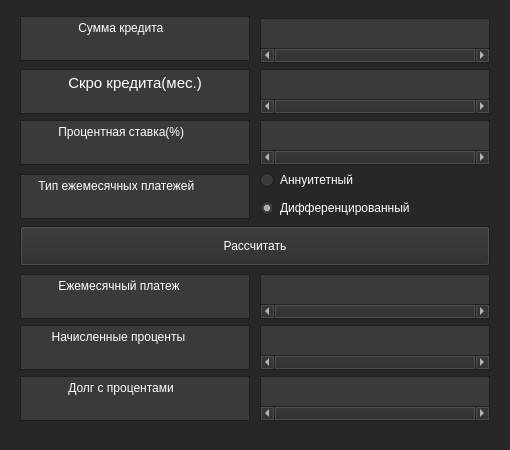
<?xml version="1.0" encoding="UTF-8"?>
<ui version="4.0">
 <class>CreditWindow</class>
 <widget class="QWidget" name="CreditWindow">
  <property name="geometry">
   <rect>
    <x>0</x>
    <y>0</y>
    <width>510</width>
    <height>450</height>
   </rect>
  </property>
  <property name="minimumSize">
   <size>
    <width>510</width>
    <height>450</height>
   </size>
  </property>
  <property name="maximumSize">
   <size>
    <width>510</width>
    <height>450</height>
   </size>
  </property>
  <property name="palette">
   <palette>
    <active>
     <colorrole role="WindowText">
      <brush brushstyle="SolidPattern">
       <color alpha="255">
        <red>255</red>
        <green>255</green>
        <blue>255</blue>
       </color>
      </brush>
     </colorrole>
     <colorrole role="Button">
      <brush brushstyle="SolidPattern">
       <color alpha="255">
        <red>42</red>
        <green>42</green>
        <blue>42</blue>
       </color>
      </brush>
     </colorrole>
     <colorrole role="Light">
      <brush brushstyle="SolidPattern">
       <color alpha="255">
        <red>0</red>
        <green>0</green>
        <blue>0</blue>
       </color>
      </brush>
     </colorrole>
     <colorrole role="Text">
      <brush brushstyle="SolidPattern">
       <color alpha="255">
        <red>255</red>
        <green>255</green>
        <blue>255</blue>
       </color>
      </brush>
     </colorrole>
     <colorrole role="ButtonText">
      <brush brushstyle="SolidPattern">
       <color alpha="255">
        <red>255</red>
        <green>255</green>
        <blue>255</blue>
       </color>
      </brush>
     </colorrole>
     <colorrole role="Base">
      <brush brushstyle="SolidPattern">
       <color alpha="255">
        <red>58</red>
        <green>58</green>
        <blue>58</blue>
       </color>
      </brush>
     </colorrole>
     <colorrole role="Window">
      <brush brushstyle="SolidPattern">
       <color alpha="255">
        <red>39</red>
        <green>39</green>
        <blue>39</blue>
       </color>
      </brush>
     </colorrole>
     <colorrole role="Highlight">
      <brush brushstyle="SolidPattern">
       <color alpha="255">
        <red>192</red>
        <green>28</green>
        <blue>40</blue>
       </color>
      </brush>
     </colorrole>
     <colorrole role="AlternateBase">
      <brush brushstyle="SolidPattern">
       <color alpha="255">
        <red>0</red>
        <green>0</green>
        <blue>0</blue>
       </color>
      </brush>
     </colorrole>
     <colorrole role="PlaceholderText">
      <brush brushstyle="SolidPattern">
       <color alpha="255">
        <red>255</red>
        <green>255</green>
        <blue>255</blue>
       </color>
      </brush>
     </colorrole>
    </active>
    <inactive>
     <colorrole role="WindowText">
      <brush brushstyle="SolidPattern">
       <color alpha="255">
        <red>255</red>
        <green>255</green>
        <blue>255</blue>
       </color>
      </brush>
     </colorrole>
     <colorrole role="Button">
      <brush brushstyle="SolidPattern">
       <color alpha="255">
        <red>42</red>
        <green>42</green>
        <blue>42</blue>
       </color>
      </brush>
     </colorrole>
     <colorrole role="Light">
      <brush brushstyle="SolidPattern">
       <color alpha="255">
        <red>0</red>
        <green>0</green>
        <blue>0</blue>
       </color>
      </brush>
     </colorrole>
     <colorrole role="Text">
      <brush brushstyle="SolidPattern">
       <color alpha="255">
        <red>255</red>
        <green>255</green>
        <blue>255</blue>
       </color>
      </brush>
     </colorrole>
     <colorrole role="ButtonText">
      <brush brushstyle="SolidPattern">
       <color alpha="255">
        <red>255</red>
        <green>255</green>
        <blue>255</blue>
       </color>
      </brush>
     </colorrole>
     <colorrole role="Base">
      <brush brushstyle="SolidPattern">
       <color alpha="255">
        <red>58</red>
        <green>58</green>
        <blue>58</blue>
       </color>
      </brush>
     </colorrole>
     <colorrole role="Window">
      <brush brushstyle="SolidPattern">
       <color alpha="255">
        <red>39</red>
        <green>39</green>
        <blue>39</blue>
       </color>
      </brush>
     </colorrole>
     <colorrole role="Highlight">
      <brush brushstyle="SolidPattern">
       <color alpha="255">
        <red>192</red>
        <green>28</green>
        <blue>40</blue>
       </color>
      </brush>
     </colorrole>
     <colorrole role="AlternateBase">
      <brush brushstyle="SolidPattern">
       <color alpha="255">
        <red>0</red>
        <green>0</green>
        <blue>0</blue>
       </color>
      </brush>
     </colorrole>
     <colorrole role="PlaceholderText">
      <brush brushstyle="SolidPattern">
       <color alpha="255">
        <red>255</red>
        <green>255</green>
        <blue>255</blue>
       </color>
      </brush>
     </colorrole>
    </inactive>
    <disabled>
     <colorrole role="WindowText">
      <brush brushstyle="SolidPattern">
       <color alpha="255">
        <red>190</red>
        <green>190</green>
        <blue>190</blue>
       </color>
      </brush>
     </colorrole>
     <colorrole role="Button">
      <brush brushstyle="SolidPattern">
       <color alpha="255">
        <red>42</red>
        <green>42</green>
        <blue>42</blue>
       </color>
      </brush>
     </colorrole>
     <colorrole role="Light">
      <brush brushstyle="SolidPattern">
       <color alpha="255">
        <red>0</red>
        <green>0</green>
        <blue>0</blue>
       </color>
      </brush>
     </colorrole>
     <colorrole role="Text">
      <brush brushstyle="SolidPattern">
       <color alpha="255">
        <red>190</red>
        <green>190</green>
        <blue>190</blue>
       </color>
      </brush>
     </colorrole>
     <colorrole role="ButtonText">
      <brush brushstyle="SolidPattern">
       <color alpha="255">
        <red>190</red>
        <green>190</green>
        <blue>190</blue>
       </color>
      </brush>
     </colorrole>
     <colorrole role="Base">
      <brush brushstyle="SolidPattern">
       <color alpha="255">
        <red>39</red>
        <green>39</green>
        <blue>39</blue>
       </color>
      </brush>
     </colorrole>
     <colorrole role="Window">
      <brush brushstyle="SolidPattern">
       <color alpha="255">
        <red>39</red>
        <green>39</green>
        <blue>39</blue>
       </color>
      </brush>
     </colorrole>
     <colorrole role="Highlight">
      <brush brushstyle="SolidPattern">
       <color alpha="255">
        <red>145</red>
        <green>145</green>
        <blue>145</blue>
       </color>
      </brush>
     </colorrole>
     <colorrole role="AlternateBase">
      <brush brushstyle="SolidPattern">
       <color alpha="255">
        <red>0</red>
        <green>0</green>
        <blue>0</blue>
       </color>
      </brush>
     </colorrole>
     <colorrole role="PlaceholderText">
      <brush brushstyle="SolidPattern">
       <color alpha="255">
        <red>255</red>
        <green>255</green>
        <blue>255</blue>
       </color>
      </brush>
     </colorrole>
    </disabled>
   </palette>
  </property>
  <property name="windowTitle">
   <string>Credit</string>
  </property>
  <property name="windowIcon">
   <iconset resource="../icon.qrc">
    <normaloff>:/icons/Calculator.ico</normaloff>:/icons/Calculator.ico</iconset>
  </property>
  <widget class="QWidget" name="gridLayoutWidget">
   <property name="geometry">
    <rect>
     <x>20</x>
     <y>10</y>
     <width>472</width>
     <height>421</height>
    </rect>
   </property>
   <layout class="QGridLayout" name="gridLayout">
    <property name="leftMargin">
     <number>0</number>
    </property>
    <property name="horizontalSpacing">
     <number>10</number>
    </property>
    <property name="verticalSpacing">
     <number>0</number>
    </property>
    <item row="2" column="0">
     <widget class="QPlainTextEdit" name="InterestRate">
      <property name="minimumSize">
       <size>
        <width>230</width>
        <height>45</height>
       </size>
      </property>
      <property name="maximumSize">
       <size>
        <width>220</width>
        <height>40</height>
       </size>
      </property>
      <property name="lineWrapMode">
       <enum>QPlainTextEdit::NoWrap</enum>
      </property>
      <property name="readOnly">
       <bool>true</bool>
      </property>
      <property name="plainText">
       <string>          Процентная ставка(%)</string>
      </property>
      <property name="centerOnScroll">
       <bool>false</bool>
      </property>
     </widget>
    </item>
    <item row="8" column="0">
     <widget class="QPlainTextEdit" name="TotalTax">
      <property name="minimumSize">
       <size>
        <width>230</width>
        <height>45</height>
       </size>
      </property>
      <property name="maximumSize">
       <size>
        <width>220</width>
        <height>40</height>
       </size>
      </property>
      <property name="lineWrapMode">
       <enum>QPlainTextEdit::NoWrap</enum>
      </property>
      <property name="readOnly">
       <bool>true</bool>
      </property>
      <property name="plainText">
       <string>        Начисленные проценты</string>
      </property>
      <property name="centerOnScroll">
       <bool>false</bool>
      </property>
     </widget>
    </item>
    <item row="9" column="0">
     <widget class="QPlainTextEdit" name="DebtWithInterest">
      <property name="minimumSize">
       <size>
        <width>230</width>
        <height>45</height>
       </size>
      </property>
      <property name="maximumSize">
       <size>
        <width>220</width>
        <height>40</height>
       </size>
      </property>
      <property name="lineWrapMode">
       <enum>QPlainTextEdit::NoWrap</enum>
      </property>
      <property name="readOnly">
       <bool>true</bool>
      </property>
      <property name="plainText">
       <string>             Долг с процентами</string>
      </property>
     </widget>
    </item>
    <item row="7" column="0">
     <widget class="QPlainTextEdit" name="MonthlyPayment">
      <property name="minimumSize">
       <size>
        <width>230</width>
        <height>45</height>
       </size>
      </property>
      <property name="maximumSize">
       <size>
        <width>220</width>
        <height>40</height>
       </size>
      </property>
      <property name="lineWrapMode">
       <enum>QPlainTextEdit::NoWrap</enum>
      </property>
      <property name="readOnly">
       <bool>true</bool>
      </property>
      <property name="plainText">
       <string>          Ежемесячный платеж</string>
      </property>
      <property name="centerOnScroll">
       <bool>false</bool>
      </property>
     </widget>
    </item>
    <item row="3" column="0" rowspan="2">
     <widget class="QPlainTextEdit" name="PaymentType">
      <property name="minimumSize">
       <size>
        <width>230</width>
        <height>45</height>
       </size>
      </property>
      <property name="maximumSize">
       <size>
        <width>220</width>
        <height>40</height>
       </size>
      </property>
      <property name="lineWrapMode">
       <enum>QPlainTextEdit::NoWrap</enum>
      </property>
      <property name="readOnly">
       <bool>true</bool>
      </property>
      <property name="plainText">
       <string>    Тип ежемесячных платежей</string>
      </property>
      <property name="centerOnScroll">
       <bool>false</bool>
      </property>
     </widget>
    </item>
    <item row="3" column="1">
     <widget class="QRadioButton" name="Annuitet">
      <property name="toolTip">
       <string>&lt;html&gt;&lt;head/&gt;&lt;body&gt;&lt;p&gt;Вариант ежемесячного платежа по кредиту, когда размер ежемесячного платежа остается постоянным на всем периоде кредитования&lt;/p&gt;&lt;/body&gt;&lt;/html&gt;</string>
      </property>
      <property name="whatsThis">
       <string>&lt;html&gt;&lt;head/&gt;&lt;body&gt;&lt;p&gt;&lt;br/&gt;&lt;/p&gt;&lt;/body&gt;&lt;/html&gt;</string>
      </property>
      <property name="text">
       <string>Аннуитетный</string>
      </property>
     </widget>
    </item>
    <item row="4" column="1">
     <widget class="QRadioButton" name="Differ">
      <property name="toolTip">
       <string>&lt;html&gt;&lt;head/&gt;&lt;body&gt;&lt;p&gt;Вариант ежемесячного платежа по кредиту, когда размер размер ежемесячного платежа по погашению кредита постепенно уменьшается к концу периода кредитования&lt;/p&gt;&lt;/body&gt;&lt;/html&gt;</string>
      </property>
      <property name="text">
       <string>Дифференцированный</string>
      </property>
      <property name="checked">
       <bool>true</bool>
      </property>
     </widget>
    </item>
    <item row="6" column="0" colspan="2">
     <widget class="QPushButton" name="calculation">
      <property name="minimumSize">
       <size>
        <width>0</width>
        <height>40</height>
       </size>
      </property>
      <property name="text">
       <string>Рассчитать</string>
      </property>
     </widget>
    </item>
    <item row="0" column="0" alignment="Qt::AlignHCenter|Qt::AlignVCenter">
     <widget class="QPlainTextEdit" name="AmountCredit">
      <property name="minimumSize">
       <size>
        <width>230</width>
        <height>45</height>
       </size>
      </property>
      <property name="maximumSize">
       <size>
        <width>220</width>
        <height>40</height>
       </size>
      </property>
      <property name="autoFillBackground">
       <bool>false</bool>
      </property>
      <property name="frameShape">
       <enum>QFrame::StyledPanel</enum>
      </property>
      <property name="frameShadow">
       <enum>QFrame::Sunken</enum>
      </property>
      <property name="midLineWidth">
       <number>-2</number>
      </property>
      <property name="lineWrapMode">
       <enum>QPlainTextEdit::NoWrap</enum>
      </property>
      <property name="readOnly">
       <bool>true</bool>
      </property>
      <property name="plainText">
       <string>                Сумма кредита</string>
      </property>
      <property name="centerOnScroll">
       <bool>false</bool>
      </property>
     </widget>
    </item>
    <item row="1" column="0">
     <widget class="QTextEdit" name="Term">
      <property name="minimumSize">
       <size>
        <width>230</width>
        <height>45</height>
       </size>
      </property>
      <property name="maximumSize">
       <size>
        <width>220</width>
        <height>40</height>
       </size>
      </property>
      <property name="lineWrapMode">
       <enum>QTextEdit::NoWrap</enum>
      </property>
      <property name="readOnly">
       <bool>true</bool>
      </property>
      <property name="html">
       <string>&lt;!DOCTYPE HTML PUBLIC &quot;-//W3C//DTD HTML 4.0//EN&quot; &quot;http://www.w3.org/TR/REC-html40/strict.dtd&quot;&gt;
&lt;html&gt;&lt;head&gt;&lt;meta name=&quot;qrichtext&quot; content=&quot;1&quot; /&gt;&lt;style type=&quot;text/css&quot;&gt;
p, li { white-space: pre-wrap; }
&lt;/style&gt;&lt;/head&gt;&lt;body style=&quot; font-family:'Ubuntu'; font-size:11pt; font-weight:400; font-style:normal;&quot;&gt;
&lt;p align=&quot;center&quot; style=&quot; margin-top:0px; margin-bottom:0px; margin-left:0px; margin-right:0px; -qt-block-indent:0; text-indent:0px;&quot;&gt;Скро кредита(мес.)&lt;/p&gt;&lt;/body&gt;&lt;/html&gt;</string>
      </property>
      <property name="overwriteMode">
       <bool>true</bool>
      </property>
     </widget>
    </item>
    <item row="2" column="1">
     <widget class="QTextEdit" name="InterestRateValue">
      <property name="minimumSize">
       <size>
        <width>230</width>
        <height>45</height>
       </size>
      </property>
      <property name="maximumSize">
       <size>
        <width>220</width>
        <height>40</height>
       </size>
      </property>
      <property name="verticalScrollBarPolicy">
       <enum>Qt::ScrollBarAlwaysOff</enum>
      </property>
      <property name="horizontalScrollBarPolicy">
       <enum>Qt::ScrollBarAlwaysOn</enum>
      </property>
      <property name="lineWrapMode">
       <enum>QTextEdit::NoWrap</enum>
      </property>
      <property name="html">
       <string>&lt;!DOCTYPE HTML PUBLIC &quot;-//W3C//DTD HTML 4.0//EN&quot; &quot;http://www.w3.org/TR/REC-html40/strict.dtd&quot;&gt;
&lt;html&gt;&lt;head&gt;&lt;meta name=&quot;qrichtext&quot; content=&quot;1&quot; /&gt;&lt;style type=&quot;text/css&quot;&gt;
p, li { white-space: pre-wrap; }
&lt;/style&gt;&lt;/head&gt;&lt;body style=&quot; font-family:'Ubuntu'; font-size:11pt; font-weight:400; font-style:normal;&quot;&gt;
&lt;p align=&quot;center&quot; style=&quot;-qt-paragraph-type:empty; margin-top:0px; margin-bottom:0px; margin-left:0px; margin-right:0px; -qt-block-indent:0; text-indent:0px;&quot;&gt;&lt;br /&gt;&lt;/p&gt;&lt;/body&gt;&lt;/html&gt;</string>
      </property>
     </widget>
    </item>
    <item row="1" column="1">
     <widget class="QTextEdit" name="TermValue">
      <property name="minimumSize">
       <size>
        <width>230</width>
        <height>45</height>
       </size>
      </property>
      <property name="maximumSize">
       <size>
        <width>220</width>
        <height>40</height>
       </size>
      </property>
      <property name="verticalScrollBarPolicy">
       <enum>Qt::ScrollBarAlwaysOff</enum>
      </property>
      <property name="horizontalScrollBarPolicy">
       <enum>Qt::ScrollBarAlwaysOn</enum>
      </property>
      <property name="lineWrapMode">
       <enum>QTextEdit::NoWrap</enum>
      </property>
      <property name="html">
       <string>&lt;!DOCTYPE HTML PUBLIC &quot;-//W3C//DTD HTML 4.0//EN&quot; &quot;http://www.w3.org/TR/REC-html40/strict.dtd&quot;&gt;
&lt;html&gt;&lt;head&gt;&lt;meta name=&quot;qrichtext&quot; content=&quot;1&quot; /&gt;&lt;style type=&quot;text/css&quot;&gt;
p, li { white-space: pre-wrap; }
&lt;/style&gt;&lt;/head&gt;&lt;body style=&quot; font-family:'Ubuntu'; font-size:11pt; font-weight:400; font-style:normal;&quot;&gt;
&lt;p align=&quot;center&quot; style=&quot;-qt-paragraph-type:empty; margin-top:0px; margin-bottom:0px; margin-left:0px; margin-right:0px; -qt-block-indent:0; text-indent:0px;&quot;&gt;&lt;br /&gt;&lt;/p&gt;&lt;/body&gt;&lt;/html&gt;</string>
      </property>
     </widget>
    </item>
    <item row="0" column="1">
     <widget class="QTextEdit" name="AmountCreditValue">
      <property name="minimumSize">
       <size>
        <width>230</width>
        <height>45</height>
       </size>
      </property>
      <property name="maximumSize">
       <size>
        <width>220</width>
        <height>40</height>
       </size>
      </property>
      <property name="verticalScrollBarPolicy">
       <enum>Qt::ScrollBarAlwaysOff</enum>
      </property>
      <property name="horizontalScrollBarPolicy">
       <enum>Qt::ScrollBarAlwaysOn</enum>
      </property>
      <property name="lineWrapMode">
       <enum>QTextEdit::NoWrap</enum>
      </property>
      <property name="html">
       <string>&lt;!DOCTYPE HTML PUBLIC &quot;-//W3C//DTD HTML 4.0//EN&quot; &quot;http://www.w3.org/TR/REC-html40/strict.dtd&quot;&gt;
&lt;html&gt;&lt;head&gt;&lt;meta name=&quot;qrichtext&quot; content=&quot;1&quot; /&gt;&lt;style type=&quot;text/css&quot;&gt;
p, li { white-space: pre-wrap; }
&lt;/style&gt;&lt;/head&gt;&lt;body style=&quot; font-family:'Ubuntu'; font-size:11pt; font-weight:400; font-style:normal;&quot;&gt;
&lt;p align=&quot;center&quot; style=&quot;-qt-paragraph-type:empty; margin-top:0px; margin-bottom:0px; margin-left:0px; margin-right:0px; -qt-block-indent:0; text-indent:0px;&quot;&gt;&lt;br /&gt;&lt;/p&gt;&lt;/body&gt;&lt;/html&gt;</string>
      </property>
     </widget>
    </item>
    <item row="7" column="1">
     <widget class="QTextEdit" name="monthly_payment_value">
      <property name="minimumSize">
       <size>
        <width>230</width>
        <height>45</height>
       </size>
      </property>
      <property name="maximumSize">
       <size>
        <width>220</width>
        <height>40</height>
       </size>
      </property>
      <property name="verticalScrollBarPolicy">
       <enum>Qt::ScrollBarAlwaysOff</enum>
      </property>
      <property name="horizontalScrollBarPolicy">
       <enum>Qt::ScrollBarAlwaysOn</enum>
      </property>
      <property name="lineWrapMode">
       <enum>QTextEdit::NoWrap</enum>
      </property>
      <property name="readOnly">
       <bool>true</bool>
      </property>
      <property name="html">
       <string>&lt;!DOCTYPE HTML PUBLIC &quot;-//W3C//DTD HTML 4.0//EN&quot; &quot;http://www.w3.org/TR/REC-html40/strict.dtd&quot;&gt;
&lt;html&gt;&lt;head&gt;&lt;meta name=&quot;qrichtext&quot; content=&quot;1&quot; /&gt;&lt;style type=&quot;text/css&quot;&gt;
p, li { white-space: pre-wrap; }
&lt;/style&gt;&lt;/head&gt;&lt;body style=&quot; font-family:'Ubuntu'; font-size:11pt; font-weight:400; font-style:normal;&quot;&gt;
&lt;p align=&quot;center&quot; style=&quot;-qt-paragraph-type:empty; margin-top:0px; margin-bottom:0px; margin-left:0px; margin-right:0px; -qt-block-indent:0; text-indent:0px;&quot;&gt;&lt;br /&gt;&lt;/p&gt;&lt;/body&gt;&lt;/html&gt;</string>
      </property>
     </widget>
    </item>
    <item row="8" column="1">
     <widget class="QTextEdit" name="total_tax_value">
      <property name="minimumSize">
       <size>
        <width>230</width>
        <height>45</height>
       </size>
      </property>
      <property name="maximumSize">
       <size>
        <width>220</width>
        <height>40</height>
       </size>
      </property>
      <property name="verticalScrollBarPolicy">
       <enum>Qt::ScrollBarAlwaysOff</enum>
      </property>
      <property name="horizontalScrollBarPolicy">
       <enum>Qt::ScrollBarAlwaysOn</enum>
      </property>
      <property name="lineWrapMode">
       <enum>QTextEdit::NoWrap</enum>
      </property>
      <property name="readOnly">
       <bool>true</bool>
      </property>
      <property name="html">
       <string>&lt;!DOCTYPE HTML PUBLIC &quot;-//W3C//DTD HTML 4.0//EN&quot; &quot;http://www.w3.org/TR/REC-html40/strict.dtd&quot;&gt;
&lt;html&gt;&lt;head&gt;&lt;meta name=&quot;qrichtext&quot; content=&quot;1&quot; /&gt;&lt;style type=&quot;text/css&quot;&gt;
p, li { white-space: pre-wrap; }
&lt;/style&gt;&lt;/head&gt;&lt;body style=&quot; font-family:'Ubuntu'; font-size:11pt; font-weight:400; font-style:normal;&quot;&gt;
&lt;p align=&quot;center&quot; style=&quot;-qt-paragraph-type:empty; margin-top:0px; margin-bottom:0px; margin-left:0px; margin-right:0px; -qt-block-indent:0; text-indent:0px;&quot;&gt;&lt;br /&gt;&lt;/p&gt;&lt;/body&gt;&lt;/html&gt;</string>
      </property>
     </widget>
    </item>
    <item row="9" column="1">
     <widget class="QTextEdit" name="debt_with_interest_value">
      <property name="minimumSize">
       <size>
        <width>230</width>
        <height>45</height>
       </size>
      </property>
      <property name="maximumSize">
       <size>
        <width>220</width>
        <height>40</height>
       </size>
      </property>
      <property name="verticalScrollBarPolicy">
       <enum>Qt::ScrollBarAlwaysOff</enum>
      </property>
      <property name="horizontalScrollBarPolicy">
       <enum>Qt::ScrollBarAlwaysOn</enum>
      </property>
      <property name="lineWrapMode">
       <enum>QTextEdit::NoWrap</enum>
      </property>
      <property name="readOnly">
       <bool>true</bool>
      </property>
      <property name="html">
       <string>&lt;!DOCTYPE HTML PUBLIC &quot;-//W3C//DTD HTML 4.0//EN&quot; &quot;http://www.w3.org/TR/REC-html40/strict.dtd&quot;&gt;
&lt;html&gt;&lt;head&gt;&lt;meta name=&quot;qrichtext&quot; content=&quot;1&quot; /&gt;&lt;style type=&quot;text/css&quot;&gt;
p, li { white-space: pre-wrap; }
&lt;/style&gt;&lt;/head&gt;&lt;body style=&quot; font-family:'Ubuntu'; font-size:11pt; font-weight:400; font-style:normal;&quot;&gt;
&lt;p align=&quot;center&quot; style=&quot;-qt-paragraph-type:empty; margin-top:0px; margin-bottom:0px; margin-left:0px; margin-right:0px; -qt-block-indent:0; text-indent:0px;&quot;&gt;&lt;br /&gt;&lt;/p&gt;&lt;/body&gt;&lt;/html&gt;</string>
      </property>
     </widget>
    </item>
   </layout>
  </widget>
 </widget>
 <resources>
  <include location="../icon.qrc"/>
 </resources>
 <connections/>
</ui>
